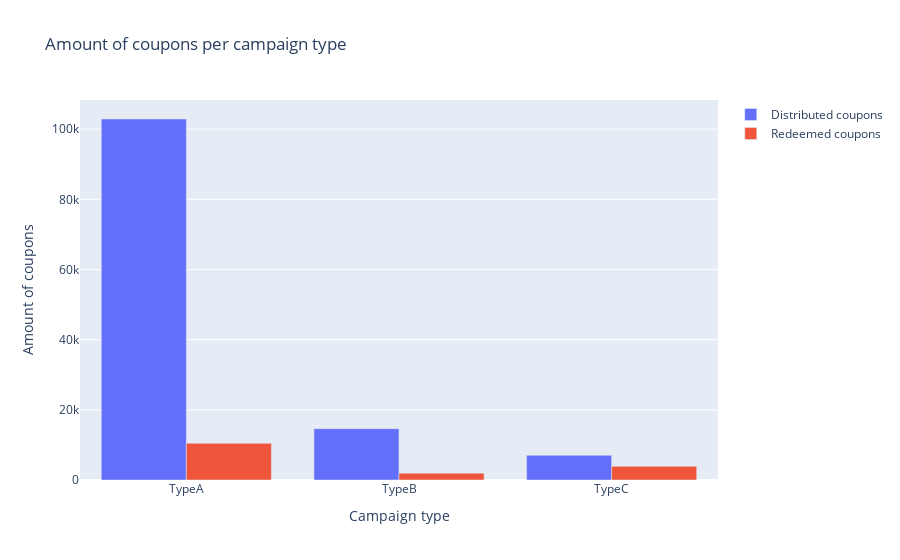

The notebook cell this image was saved under:
### Code cell
fig3 = go.Figure()
fig3.add_trace(
    go.Bar(x=df_camp_type["distributed"].sum().index,
               y=df_camp_type["distributed"].sum().values,
               name="Distributed coupons"))
fig3.add_trace(
    go.Bar(x=df_camp_type["redeemed"].sum().index,
               y=df_camp_type["redeemed"].sum().values,
               name="Redeemed coupons"))
fig3.update_layout(
    title={'text': "Amount of coupons per campaign type",},
    xaxis_title="Campaign type",
    yaxis_title="Amount of coupons")

### Figure 1 — Plotly figure (JSON) as saved in the notebook; plotly's stock layout.template omitted (floating-point values rounded to 4 significant figures)
{"data": [{"name": "Distributed coupons", "type": "bar", "x": ["TypeA", "TypeB", "TypeC"], "y": [102893, 14621, 7034]}, {"name": "Redeemed coupons", "type": "bar", "x": ["TypeA", "TypeB", "TypeC"], "y": [10442, 1955, 3894]}], "layout": {"autosize": true, "title": {"text": "Amount of coupons per campaign type"}, "xaxis": {"autorange": true, "range": [-0.5, 2.5], "title": {"text": "Campaign type"}, "type": "category"}, "yaxis": {"autorange": true, "range": [0, 108300.0], "title": {"text": "Amount of coupons"}, "type": "linear"}}}
